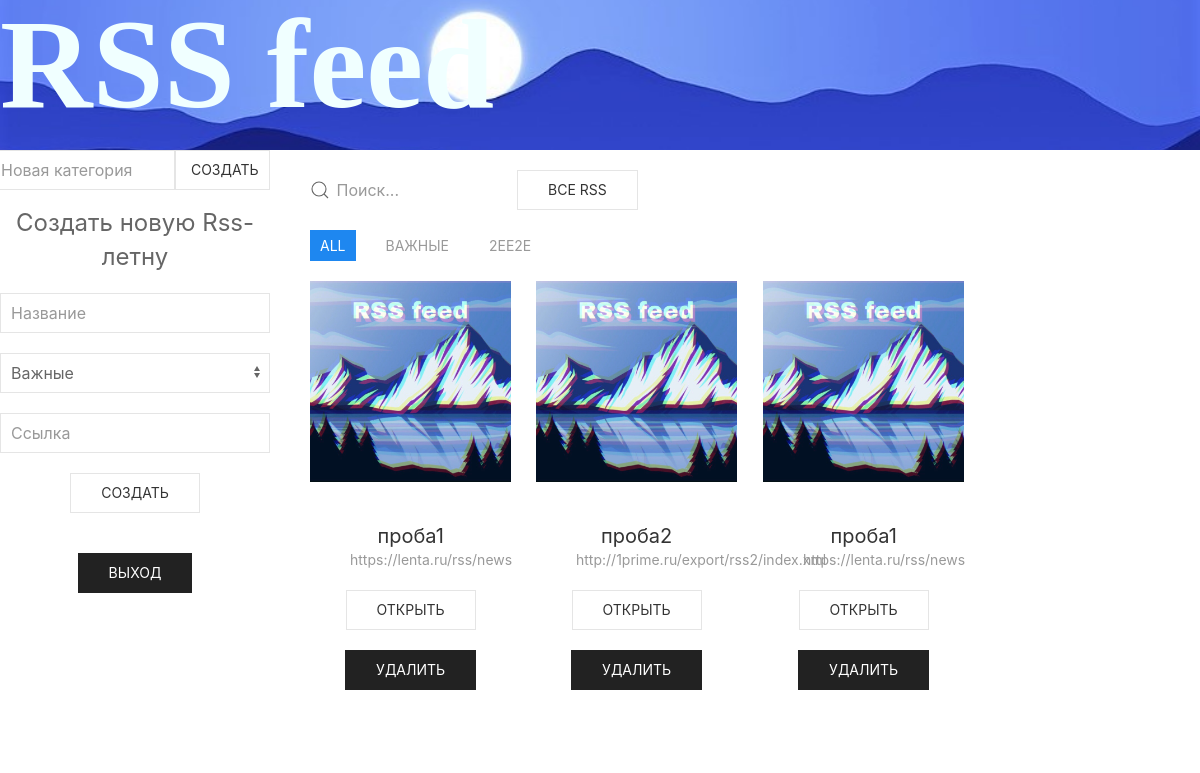
/index/ (signed in), run on the app's committed database.
### res/models.py (models this page shows, shortened)
class Categorie(models.Model):
    title = models.CharField(max_length=200)
    user = models.ForeignKey(User, null=True, on_delete=models.CASCADE)
    def __str__(self):
        return self.title

class RssList(models.Model):
	title = models.CharField(max_length=200)
	address=models.CharField(max_length=200)
	categorie = models.ForeignKey(Categorie, null=True, on_delete=models.SET_NULL)
	user = models.ForeignKey(User, null=True, on_delete=models.CASCADE)

### res/views.py (the view)
# urls.py: path('index/', views.index, name='index'),
def index(request):
	if request.user.is_authenticated:
		return firstpage(request)
	else:
		return logPage(request)

### res/views.py (called while the page is built)
def firstpage(request):
	return render(request, 'res/firstpage.html', {'categorie_list': Categorie.objects.filter(user=request.user), 'rss_list': RssList.objects.filter(user=request.user)})

### res/templates/res/firstpage.html (shortened to what this page needs)
{% load static %}
<html>
	<head>
		<link rel="stylesheet" href="{% static 'css/uikit.min.css' %}">
		<link rel="stylesheet" href="{% static 'css/main.css' %}">
	</head>
	<body>
		 <div class="uk-height-small uk-flex-center uk-background-cover " data-src="{% static 'img/im2.jpg' %}" uk-img>
			<h1 class="uk-heading-hero uk-text-bold uk-text-left uk-text-middle">RSS feed</h1>
		</div>
		<div uk-grid>
			<div class="uk-width-1-4 uk-text-center">
				<form action="{% url 'res:add_categorie' %}" method="post">{% csrf_token %}
					<fieldset class="uk-fieldset">
						<ul class="uk-thumbnav" uk-margin>
							<input class="uk-input uk-width-2-3 " type="text" name="title" placeholder="Новая категория">
							<button class="uk-button uk-button-default uk-width-1-3">Создать</button>
						</ul>
					</fieldset>
				</form>
				<form action="{% url 'res:add_rss' %}" method="post">{% csrf_token %}
					<fieldset class="uk-fieldset">
						<legend class="uk-legend uk-text-center">Создать новую Rss-летну</legend>
						<div class="uk-margin">
							<input class="uk-input" type="text" name="title" placeholder="Название">
						</div>
						<div class="uk-width-expand@m uk-form-width-small ">
							<select class="uk-select " name="categorie">
								{% for categorie in categorie_list %}
										<option value="{{ categorie.id }}">{{ categorie.title }}</option>
								{% endfor %}
							</select>
						</div>
						<div class="uk-margin">
							<input class="uk-input" type="text" name="address" placeholder="Ссылка">
						</div>
						<div class="uk-margin">
							<div class="uk-flex uk-flex-center">
								<button class="uk-button uk-button-default">Создать</button>
							</div>
						</div>
					</fieldset>
				</form>
				<form action="{% url 'res:logout' %}" method="post">{% csrf_token %}
					<div class="uk-margin">
						<div class="uk-flex uk-flex-center">
							<button class="uk-button uk-button-secondary">Выход</button>
						</div>
					</div>
				</form>
			</div>
			<div class="uk-width-3-4"  >
				<div uk-filter="target: .js-filter">
					<div class="uk-margin ">
						<form action="{% url 'res:search' %}" method="post">{% csrf_token %}
		    				<div class="uk-margin">
		        				<button class="uk-search-icon-flip" uk-search-icon></button>
		        				<input class="uk-search-input k-input uk-width-1-5" type="text" name="search_title" placeholder="Поиск...">
		        				<form action="{% url 'res:firstpage' %}" method="post">{% csrf_token %}
		        					<button class="uk-button uk-button-default">Все RSS</button>
		    					</form>
		        			</div>
		    			</form>
						<ul class="uk-subnav uk-subnav-pill" >
							<li class="uk-active" uk-filter-control><a href="#">All</a></li>
							{% for categorie in categorie_list %}
								<li uk-filter-control="[data-tags*={{ categorie.title }}]"><a href="#">{{ categorie.title }}</a></li>
							{% endfor %}
						</ul>
					</div>
					<ul class="js-filter uk-grid-small uk-child-width-1-2 uk-child-width-1-4@s uk-text-center" uk-sortable="handle: .uk-sortable-handle" uk-grid>
					{% for rss in rss_list %}
						<li data-tags='{{ rss.categorie }}'>
							<div class="uk-card uk-card-hover uk-animation-scale-up uk-sortable-handle uk-margin-small-right">
								<div class="uk-card-medium uk-card-media-top uk-cover-container">
									<img src="{% static 'img/im1.jpg' %}" alt="" uk-cover>
								</div>
								<div>
									<div class="uk-card-body">
										<article class="uk-comment uk-visible-toggle">
											<header class="uk-comment-header uk-position-relative">
												<div class="uk-grid-medium uk-flex-middle" uk-grid>
													<div class="uk-width-expand">
														<h4 class="uk-comment-title uk-margin-remove">
															<a class="uk-link-reset" href="#">{{ rss.title }}</a>
														</h4>
														<p class="uk-comment-meta uk-margin-remove-top">
															<a class="uk-link-reset" href="#">{{ rss.address }}</a>
														</p>
													</div>
												</div>
											</header>
										</article>
										<div class="uk-margin">
											<form action="{% url 'res:rssPage' rss.id %}" method="post">{% csrf_token %}
												<div class="uk-flex uk-flex-center">
													<button class="uk-button uk-button-default">Открыть</button>
												</div>
											</form>
										</div>
										<div class="uk-margin">
											<form action="{% url 'res:deletee' rss.id %}" method="post">{% csrf_token %}
												<div class="uk-flex uk-flex-center">
													<button class="uk-button uk-button-secondary">Удалить</button>
												</div>
											</form>
										</div>
									</div>
								</div>
							</div>
						</li>
					{% endfor %}
					</ul>
				</div>
			</div>
		</div>
	</body>

### res/static/css/main.css (style rules this page uses)
h1 { color: #F0FFFF; font-family: 'Avantgarde'; }

### data on the page
Categorie: title "ВАЖНЫЕ"
Categorie: title "2EE2E"
RssList: title "проба1", address "https://lenta.ru/rss/news"
RssList: title "проба2", address "http://1prime.ru/export/rss2/index.xml"
RssList: title "проба1", address "https://lenta.ru/rss/news"

### other printed values
form field categorie "Важные"
